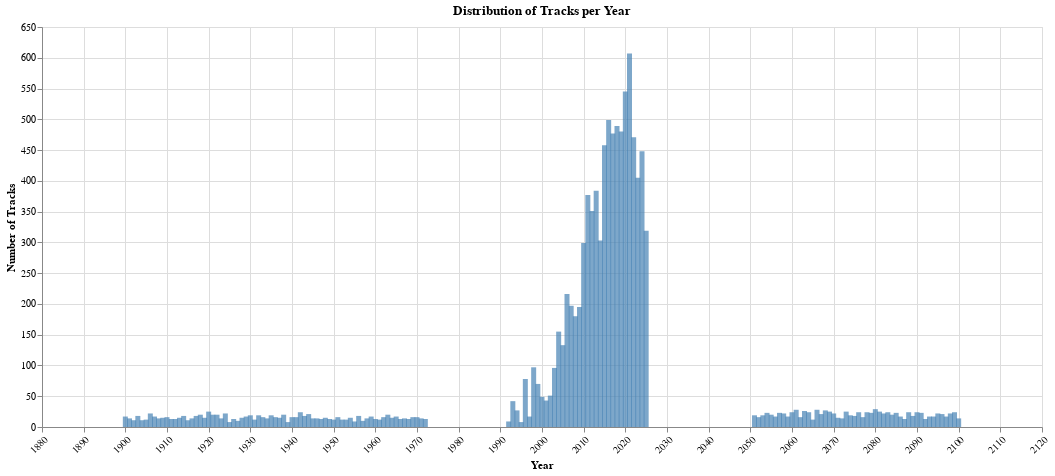

The code cell stored with this chart in its notebook:
### Code cell
invalid_years = df[(df['year'] < 1973) | (df['year'] > 2025)]

if len(invalid_years) > 0:
    print(f"found {len(invalid_years)} rows with invalid years (< 1973 or > 2025):")
    display(invalid_years[['id', 'title', 'name_artist', 'year']].head(10))
    
year_counts = df['year'].value_counts().sort_index()

year_counts_df = year_counts.reset_index()
year_counts_df.columns = ['Year', 'Number of Tracks']

chart = alt.Chart(year_counts_df).mark_bar(
    color='steelblue',
    opacity=0.7
).encode(
    x=alt.X('Year:Q', 
            axis=alt.Axis(format='d', labelAngle=-45), 
            title='Year'),
    y=alt.Y('Number of Tracks', title='Number of Tracks')
).properties(
    title='Distribution of Tracks per Year',
    width=1000,
    height=400
).interactive()

display(chart)

### Figure 1 — Vega-Lite specification as saved in the notebook (floating-point values rounded to 4 significant figures; data arrays with more than 128 entries replaced by an {"elided": "..."} marker saying what was removed)
{"config": {"view": {"continuousWidth": 300, "continuousHeight": 300}}, "data": {"name": "data-12ce9762ea390a707938961135467888"}, "mark": {"type": "bar", "color": "steelblue", "opacity": 0.7}, "encoding": {"x": {"axis": {"format": "d", "labelAngle": -45}, "field": "Year", "title": "Year", "type": "quantitative"}, "y": {"field": "Number of Tracks", "title": "Number of Tracks", "type": "quantitative"}}, "height": 400, "params": [{"name": "param_2", "select": {"type": "interval", "encodings": ["x", "y"]}, "bind": "scales"}], "title": "Distribution of Tracks per Year", "width": 1000, "$schema": "https://vega.github.io/schema/vega-lite/v5.20.1.json", "datasets": {"data-12ce9762ea390a707938961135467888": {"elided": "157 records"}}}
